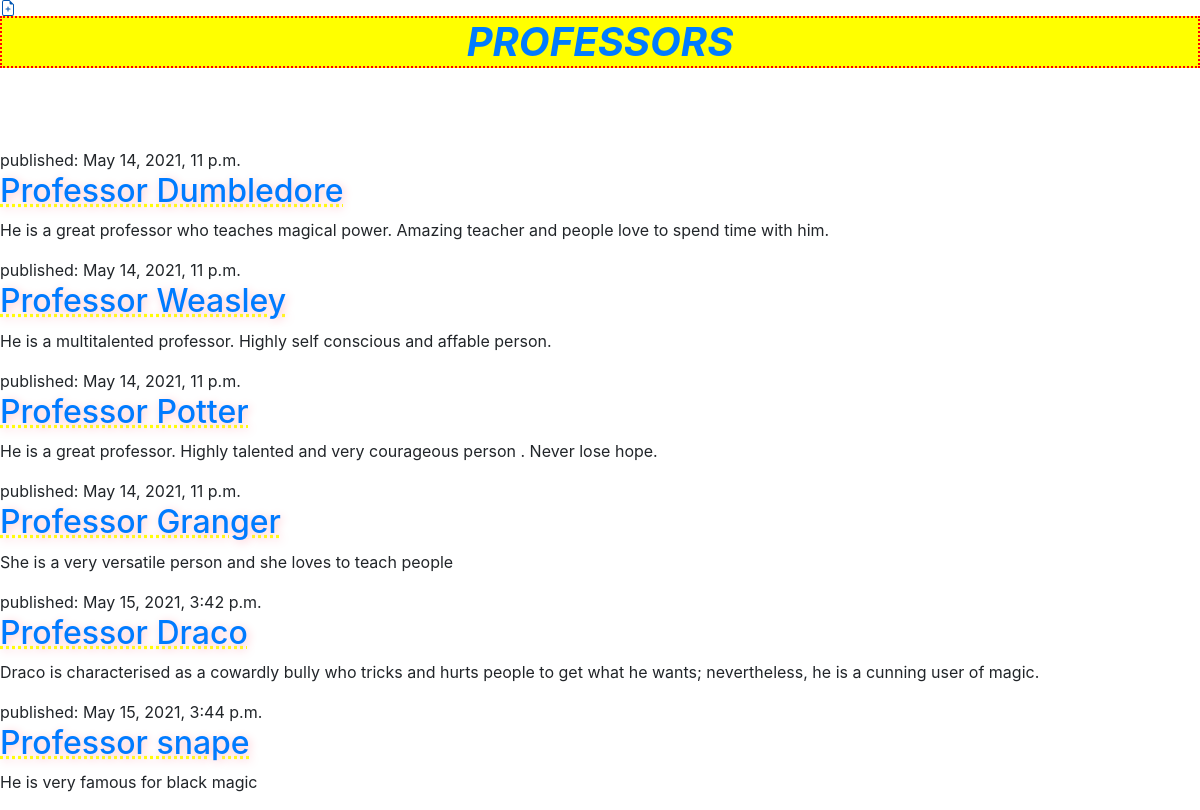
The page / on the database its author committed.
### blog/models.py (models this page shows, shortened)
class Post(models.Model):
    author = models.ForeignKey(settings.AUTH_USER_MODEL, on_delete=models.CASCADE)
    title = models.CharField(max_length=200)
    text = models.TextField()
    created_date = models.DateTimeField(default=timezone.now)
    published_date = models.DateTimeField(blank=True, null=True)

### blog/views.py (the view)
# urls.py: path('', views.presentation, name='list'),
def presentation(request):
    posts = Post.objects.filter(published_date__lte=timezone.now()).order_by('published_date')
    return render(request, 'blog/presentation.html', {'posts': posts})

### blog/templates/blog/presentation.html
{% extends 'blog/base.html' %}
{% block content %}
{% for post in posts %}
    <article>
        <time>published: {{ post.published_date }}</time>
        <h2><a href="{% url 'post_detail' pk=post.pk %}">{{ post.title }}</a></h2>
        <p>{{ post.text|linebreaksbr }}</p>
    </article>
{% endfor %}
{% endblock %}

### blog/templates/blog/base.html (shortened to what this page needs)
{% load static %}
<html>
<head>
<link rel="stylesheet" href="https://cdn.jsdelivr.net/npm/bootstrap@4.5.3/dist/css/bootstrap.min.css">
<link rel="stylesheet" href="{% static 'css/blog.css' %}">
</head>
<body>
  <a href="{% url 'post_new' %}" class="top-menu">
                </a>
   <h1><b><i><a href="/">PROFESSORS</a></i></b></h1>
   <br/>
   <br/>
   <br/>
   {% block content %}
   {% endblock %}
</body>
</html>

### blog/static/css/blog.css (style rules this page uses)
h1 { color: #C25100; background-color: yellow; border-width: 2px; border-style: dotted; border-color: red; text-align: center; }
h2 { color: red; text-shadow:2px 2px 10px pink; text-decoration-line: underline; text-decoration-color: yellow; text-decoration-style: dotted; }

### rows shown on the page
Post: published_date "May 14, 2021, 11 p.m.", title "Professor Dumbledore", text "He is a great professor who teaches magical power. Amazing teacher and people love to spend time with him."
Post: published_date "May 14, 2021, 11 p.m.", title "Professor Weasley", text "He is a multitalented professor. Highly self conscious and affable person."
Post: published_date "May 14, 2021, 11 p.m.", title "Professor Potter", text "He is a great professor. Highly talented and very courageous person . Never lose hope."
Post: published_date "May 14, 2021, 11 p.m.", title "Professor Granger", text "She is a very versatile person and she loves to teach people"
Post: published_date "May 15, 2021, 3:42 p.m.", title "Professor Draco", text "Draco is characterised as a cowardly bully who tricks and hurts people to get what he wants; nevertheless, he is a cunning user of magic."
Post: published_date "May 15, 2021, 3:44 p.m.", title "Professor snape", text "He is very famous for black magic"
